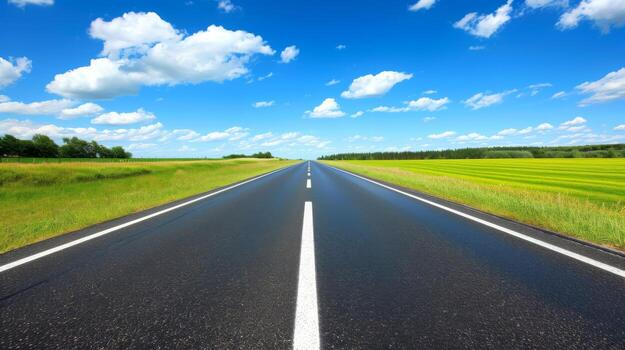
#> input picture road.jpg, 625 x 350 px, given in place of test_video1.mp4, which was not available
$ python main.py
#> lines starting #> are read from the running program, lines starting #| are printed output that depends on the picture; after the words box and inside, x2 and y2 are one past the last pixel; in counts of white or black regions, pixels touching at a corner belong together; pictures that were not available may be replaced by others from this repository, and a replacement may not be noted
import cv2
import numpy as np
import time

previous_offset = 0

# -----------------------------
# REGION OF INTEREST FUNCTION
# -----------------------------
def region_of_interest(image):

    height = image.shape[0]
    width = image.shape[1]

    mask = np.zeros_like(image)

    polygon = np.array([[
    (0, height),
    (width*1.15, height),
    (int(width*0.8), int(height*0.15)),
    (int(width*0.1), int(height*0.15))
]], dtype=np.int32)

    cv2.fillPoly(mask, polygon, 255)

    masked_image = cv2.bitwise_and(image, mask)

    return masked_image

# -----------------------------
# Slope detection
# -----------------------------
def average_slope_intercept(image, lines):
    left_fit = []
    right_fit = []

    if lines is None:
        return np.array([])

    for line in lines:
        x1, y1, x2, y2 = line.reshape(4)

        if x2 - x1 == 0:
            continue

        slope = (y2 - y1) / (x2 - x1)
        intercept = y1 - slope * x1

        # Ignore horizontal lines
        if abs(slope) < 0.2:
            continue

        if slope < 0:
            left_fit.append((slope, intercept))
        else:
            right_fit.append((slope, intercept))

    averaged_lines = []

    if len(left_fit) > 0:
        left_avg = np.average(left_fit, axis=0)
        left_line = make_coordinates(image, left_avg)
        averaged_lines.append(left_line)

    if len(right_fit) > 0:
        right_avg = np.average(right_fit, axis=0)
        right_line = make_coordinates(image, right_avg)
        averaged_lines.append(right_line)

    return np.array(averaged_lines)

# -----------------------------
# coordinate system
# -----------------------------

def make_coordinates(image, line_parameters):
    slope, intercept = line_parameters

    y1 = image.shape[0]
    y2 = int(y1 * 0.6)

    x1 = int((y1 - intercept) / slope)
    x2 = int((y2 - intercept) / slope)

    return np.array([x1, y1, x2, y2])

# ----------------------
# steering
# ----------------------

def compute_steering(frame, lines):

    if len(lines) < 2:
        return "No Lane Detected", frame.shape[1] // 2

    left_line = lines[0]
    right_line = lines[1]

    _, _, left_x2, _ = left_line
    _, _, right_x2, _ = right_line

    lane_center = (left_x2 + right_x2) // 2

    frame_center = frame.shape[1] // 2

    global previous_offset

    current_offset = lane_center - frame_center

    offset = int(0.8 * previous_offset + 0.2 * current_offset)

    previous_offset = offset

    if offset < -50:
        return "Steer Left", lane_center

    elif offset > 50:
        return "Steer Right", lane_center

    else:
        return "Go Straight", lane_center


# -----------------------------
# DISPLAY LINES FUNCTION
# -----------------------------
def display_lines(image, lines):
    line_image = np.zeros_like(image)

    if lines is not None:
        for line in lines:
            x1, y1, x2, y2 = line.reshape(4)
            cv2.line(line_image, (x1, y1), (x2, y2), (0,255,0), 10)

    return line_image


# -----------------------------
# MAIN PROGRAM
# -----------------------------

# Read image
cap = cv2.VideoCapture(1)
cap = cv2.VideoCapture('test_video1.mp4')


while cap.isOpened():

    ret, frame = cap.read()
#> frame is the input picture: shape (350, 625, 3); mean B, G, R 142.1, 131.3, 92.6
    start = time.time()
    if not ret:
        break

# Check image
    gray = cv2.cvtColor(frame, cv2.COLOR_BGR2GRAY)
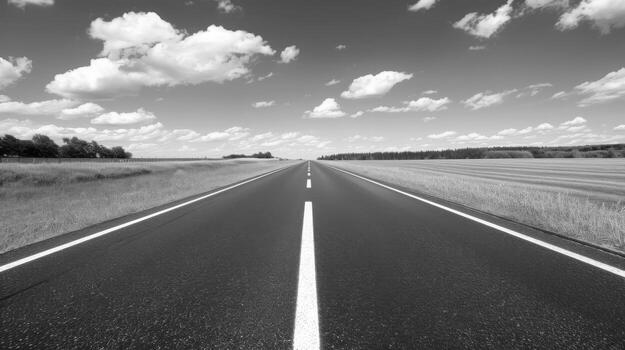
#> gray: shape (350, 625); min 1, max 255, mean 120.9

    edges = cv2.Canny(gray, 150, 250)
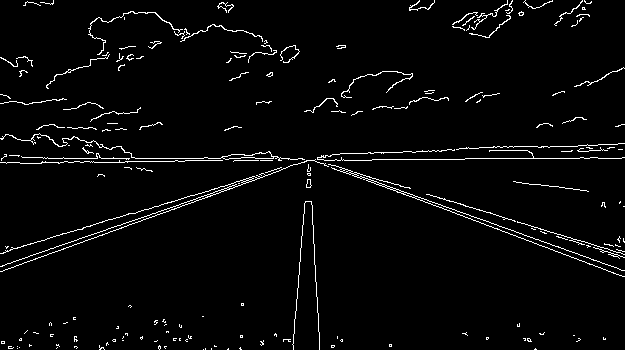
#> edges: shape (350, 625); 3.1% white in thin lines or dots

    roi = region_of_interest(edges)
#> in region_of_interest, `cv2.fillPoly(mask, polygon, 255)`:
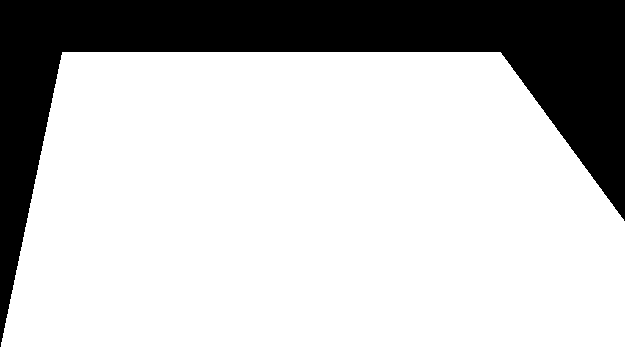
#> mask: shape (350, 625); 76.1% white; 1 black region, box (x1, y1, x2, y2) and area: (0, 0, 625, 347) 52278
#> in region_of_interest, `masked_image = cv2.bitwise_and(image, mask)`:
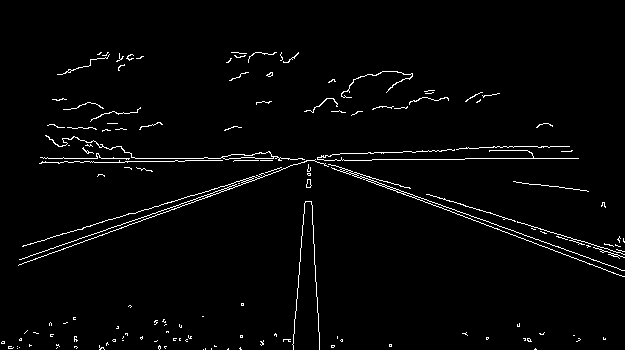
#> masked_image: shape (350, 625); 2.3% white in thin lines or dots, all inside (x1, y1, x2, y2) = (1, 52, 625, 350)

    lines = cv2.HoughLinesP(
        roi,
        2,
        np.pi/180,
        50,
        np.array([]),
        minLineLength=40,
        maxLineGap=5
    )
#> lines = 27 rows, first 6: [19, 259, 259, 176], [43, 158, 240, 158], [325, 163, 405, 187], [324, 160, 371, 160], [133, 213, 257, 175], [18, 265, 307, 160]

    averaged_lines = average_slope_intercept(frame, lines)
#> the loop in average_slope_intercept, `for line in lines:` made 27 passes
#> (x1, y1, x2, y2, slope, intercept) on passes 1 to 12: (19, 259, 259, 176, -0.346, 265.6), (43, 158, 240, 158, 0, 158), (325, 163, 405, 187, 0.3, 65.5), (324, 160, 371, 160, 0, 160), (133, 213, 257, 175, -0.306, 253.8), (18, 265, 307, 160, -0.363, 271.5), (412, 152, 458, 149, -0.0652, 178.9), (502, 217, 590, 243, 0.295, 68.68), (234, 160, 281, 160, 0, 160), (417, 199, 470, 218, 0.358, 49.51), (457, 211, 563, 248, 0.349, 51.48), (426, 194, 472, 207, 0.283, 73.61)
#> after the loop in average_slope_intercept, `for line in lines:`: left_fit = [(-0.346, 265.6), (-0.306, 253.8), (-0.363, 271.5), (-0.316, 253.6), (-11, 3556), (-0.312, 252.9)]; right_fit = [(0.3, 65.5), (0.295, 68.68), (0.358, 49.51), (0.349, 51.48), (0.283, 73.61), (0.295, 72.34), (0.367, 47.2), (19, -5708), (0.292, 71.5), (0.358, 49.26), (0.346, 52.31), (0.341, 56.66)]
#> in average_slope_intercept, `left_avg = np.average(left_fit, axis=0)`: left_avg = [-2.11, 808.9]
#> in make_coordinates, `slope, intercept = line_parameters`: slope = -2.11; intercept = 808.9
#> in make_coordinates, `x1 = int((y1 - intercept) / slope)`: x1 = 217
#> in make_coordinates, `x2 = int((y2 - intercept) / slope)`: x2 = 284
#> in average_slope_intercept, `left_line = make_coordinates(image, left_avg)`: left_line = [217, 350, 284, 210]
#> in average_slope_intercept, `right_avg = np.average(right_fit, axis=0)`: right_avg = [1.88, -420.8]
#> in average_slope_intercept, `right_line = make_coordinates(image, right_avg)`: right_line = [409, 350, 335, 210]
#> averaged_lines = [[217, 350, 284, 210], [409, 350, 335, 210]]

    steering, lane_center = compute_steering(frame, averaged_lines)
#> in compute_steering, `left_line = lines[0]`: left_line = [217, 350, 284, 210]
#> in compute_steering, `right_line = lines[1]`: right_line = [409, 350, 335, 210]
#> in compute_steering, `_, _, left_x2, _ = left_line`: left_x2 = 284
#> in compute_steering, `_, _, right_x2, _ = right_line`: right_x2 = 335
#> in compute_steering, `lane_center = (left_x2 + right_x2) // 2`: lane_center = 309
#> in compute_steering, `current_offset = lane_center - frame_center`: current_offset = -3
#> in compute_steering, `offset = int(0.8 * previous_offset + 0.2 * current_offset)`: offset = 0
#> steering = 'Go Straight'; lane_center = 309
    print(steering)
#| Go Straight

    line_image = display_lines(frame, averaged_lines)
#> the loop in display_lines, `for line in lines:` made 2 passes
#> after the loop in display_lines, `for line in lines:`:
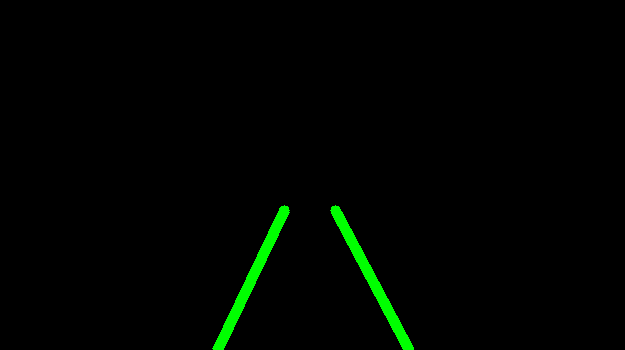
#> line_image: shape (350, 625, 3); mean of channels 0, 1, 2 0, 4, 0; drawn as B, G, R

    combo = cv2.addWeighted(frame, 0.8, line_image, 1, 1)
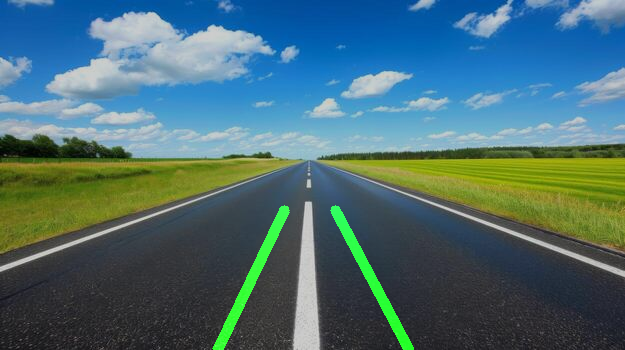
#> combo: shape (350, 625, 3); mean B, G, R 114.7, 109.1, 75.1
    frame_center = frame.shape[1] // 2
#> frame_center = 312

    cv2.circle(
     combo,
     (frame_center, frame.shape[0] - 50),
     8,
     (255, 0, 0),
     -1
    )

    cv2.circle(
    combo,
    (lane_center, frame.shape[0] - 100),
    8,
    (0, 255, 255),
    -1
    )

    cv2.line(
    combo,
    (frame_center, frame.shape[0] - 50),
    (lane_center, frame.shape[0] - 100),
    (0, 0, 255),
    4
    )

    cv2.putText(
     combo,
     steering,
     (50, 50),
     cv2.FONT_HERSHEY_SIMPLEX,
     1,
     (0, 0, 255),
     2
    )
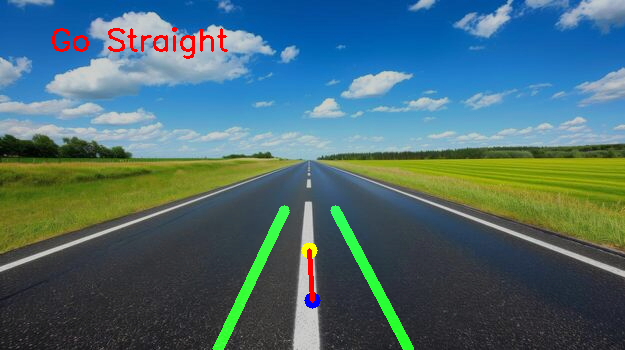
#> combo: shape (350, 625, 3); mean B, G, R 113.3, 107.9, 75.8
    cv2.imshow("Lane Detection", combo)
    if cv2.waitKey(1) & 0xFF == ord('q'):
#> (key q is pressed here)
     break

#> (the run stopped early here; a loop or call above may not have finished)
